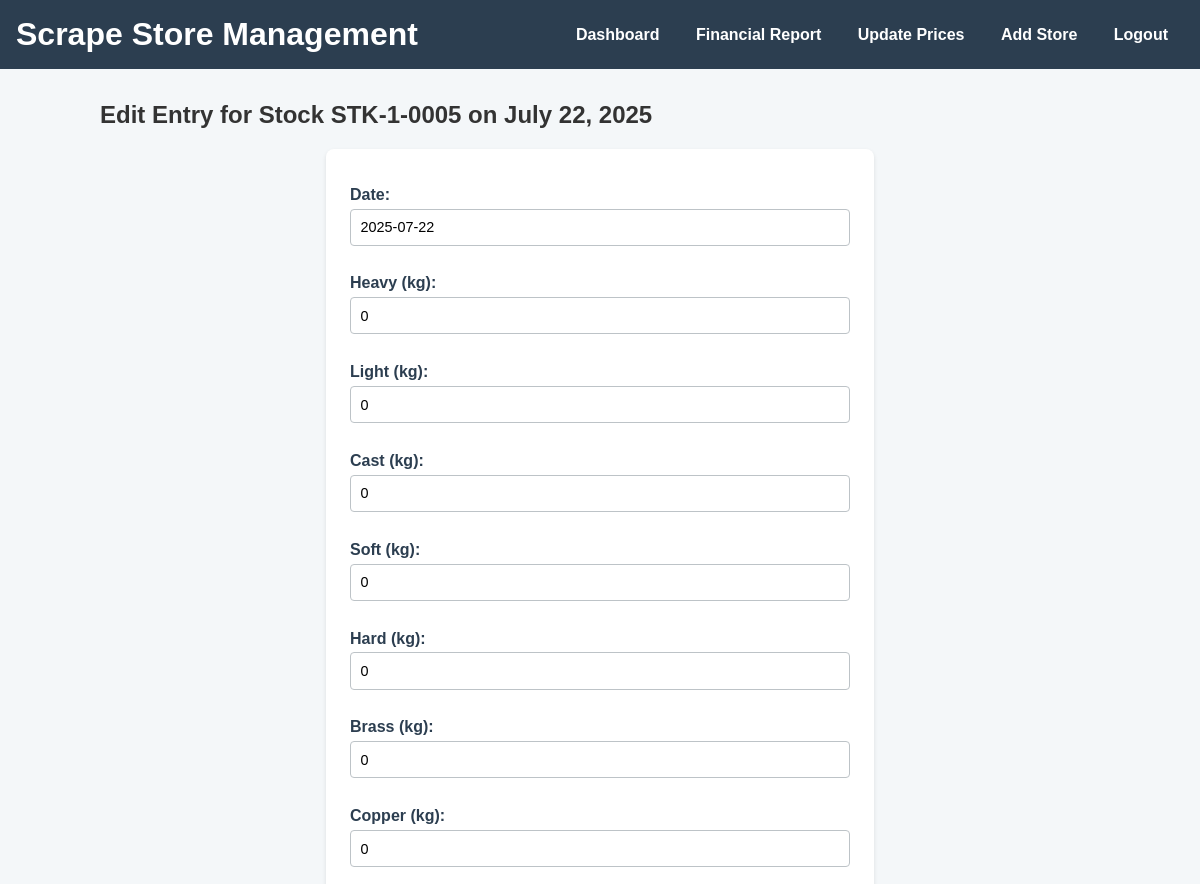
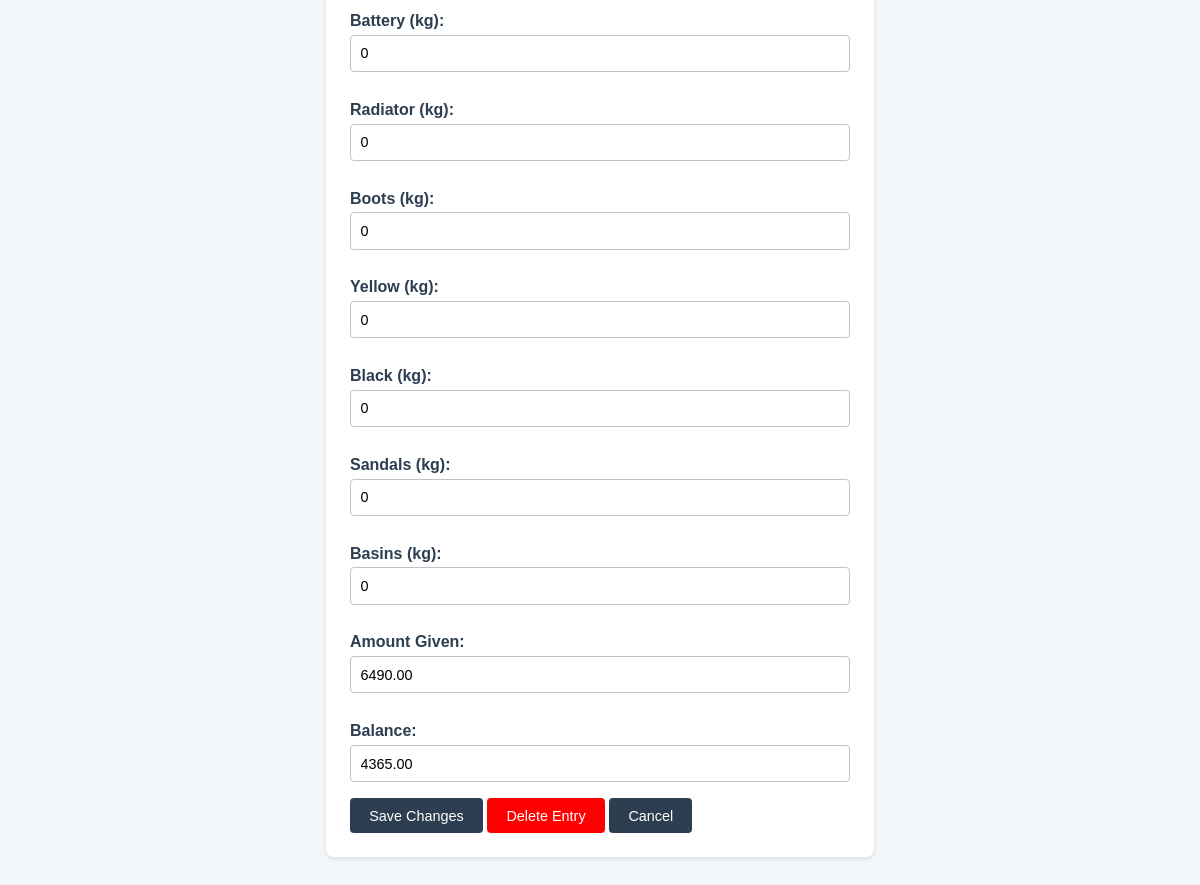
/edit-entry/77/ (signed in), run on the app's committed database (2 pictures, top to bottom).
### core/models.py (models this page shows, shortened)
class Stock(models.Model):
    store = models.ForeignKey(Store, on_delete=models.CASCADE, related_name='stocks')
    stock_number = models.CharField(max_length=20, unique=True, blank=True)
    created_date = models.DateTimeField(auto_now_add=True)
    is_active = models.BooleanField(default=True)

class StockEntry(models.Model):
    stock = models.ForeignKey(Stock, on_delete=models.CASCADE, related_name='entries')
    date = models.DateField()
    weights = models.JSONField(default=dict)
    amount_given = models.DecimalField(max_digits=10, decimal_places=2, default=0)
    entered_amount_given = models.DecimalField(max_digits=10, decimal_places=2, default=0)
    balance = models.DecimalField(max_digits=10, decimal_places=2, default=0)
    amount_used = models.DecimalField(max_digits=10, decimal_places=2, default=0)
    class Meta:
        unique_together = ['stock', 'date']

### core/views.py (the view)
# urls.py: path('edit-entry/<int:entry_id>/', views.edit_entry, name='edit_entry'),
@login_required
def edit_entry(request, entry_id):
    entry = get_object_or_404(StockEntry, id=entry_id, stock__store__owner=request.user)
    if request.method == 'POST':
        if 'delete' in request.POST:
            store_id = entry.stock.store.id
            stock = entry.stock
            deleted_date = entry.date
            entry.delete()
            subsequent_entries = StockEntry.objects.filter(stock=stock, date__gt=deleted_date).order_by('date')
            previous_entry = StockEntry.objects.filter(stock=stock, date__lt=deleted_date).order_by('-date').first()
            previous_balance = float(previous_entry.balance) if previous_entry else 0
            for sub_entry in subsequent_entries:
                sub_entry.amount_given = float(sub_entry.entered_amount_given) + previous_balance
                sub_entry.amount_used = float(sub_entry.amount_given) - float(sub_entry.balance)
                if sub_entry.amount_used < 0:
                    sub_entry.amount_used = 0
                    sub_entry.balance = float(sub_entry.amount_given)
                sub_entry.save()
                previous_balance = float(sub_entry.balance)
            return redirect('store_detail', store_id=store_id)
        form = StockEntryEditForm(request.POST, instance=entry)
        if form.is_valid():
            form.save()
            stock = entry.stock
            edited_date = entry.date
            subsequent_entries = StockEntry.objects.filter(stock=stock, date__gt=edited_date).order_by('date')
            previous_balance = float(entry.balance)
            for sub_entry in subsequent_entries:
                sub_entry.amount_given = float(sub_entry.entered_amount_given) + previous_balance
                sub_entry.amount_used = float(sub_entry.amount_given) - float(sub_entry.balance)
                if sub_entry.amount_used < 0:
                    sub_entry.amount_used = 0
                    sub_entry.balance = float(sub_entry.amount_given)
                sub_entry.save()
                previous_balance = float(sub_entry.balance)
            return redirect('store_detail', store_id=entry.stock.store.id)
    else:
        form = StockEntryEditForm(instance=entry)
    context = {
        'form': form,
        'stock': entry.stock,
        'scrap_types': SCRAP_TYPES,
        'entry': entry,
    }
    return render(request, 'core/edit_entry.html', context)

### core/forms.py (shortened to what this page needs)
class StockEntryEditForm(forms.ModelForm):
    class Meta:
        model = StockEntry
        fields = ['date', 'entered_amount_given', 'balance']
    def __init__(self, *args, **kwargs):
        super().__init__(*args, **kwargs)
        self.fields['entered_amount_given'].label = "Amount Given"
        self.fields['entered_amount_given'].required = True
        self.fields['balance'].required = True
        for scrap_type, label in SCRAP_TYPES:
            self.fields[scrap_type] = forms.FloatField(
                label=label,
                required=False,
                initial=lambda s, t=scrap_type: s.instance.weights.get(t, 0)
            )

### core/templatetags/dict_tags.py (called while the page is built)
@register.filter
def dict_get(dictionary, key):
    return dictionary.get(key)

### core/templates/core/edit_entry.html (shortened to what this page needs)
{% extends 'core/base.html' %}
{% load dict_tags %}
{% block content %}
    <h2>Edit Entry for Stock {{ stock.stock_number }} on {{ entry.date }}</h2>
    <form method="post">
        {{ form.date.label_tag }} {{ form.date }}
        {% for scrap_type, label in scrap_types %}
            <label for="id_{{ scrap_type }}">{{ label }} (kg):</label>
            <input type="number" step="0.1" name="{{ scrap_type }}" id="id_{{ scrap_type }}" value="{{ form.initial|dict_get:scrap_type|default:0 }}" required>
        {% endfor %}
        {{ form.entered_amount_given.label_tag }} {{ form.entered_amount_given }}
        {{ form.balance.label_tag }} {{ form.balance }}
        <button type="submit">Save Changes</button>
        <button type="submit" name="delete" value="delete" style="background-color: red; color: white;">Delete Entry</button>
        <a href="{% url 'store_detail' stock.store.id %}" class="btn">Cancel</a>
    </form>
{% endblock %}

### static/core/css/styles.css (style rules this page uses)
body { font-family: 'Arial', sans-serif; margin: 0; padding: 0; background-color: #f4f7f9; color: #333; overflow-x: hidden; }
button, .btn { background-color: #2c3e50; color: white; padding: 0.6rem 1.2rem; border: none; border-radius: 4px; cursor: pointer; text-decoration: none; display: inline-block; font-size: 0.9em; }
form { background-color: white; padding: 1.5rem; border-radius: 8px; box-shadow: 0 2px 4px rgba(0,0,0,0.1); max-width: 500px; margin: 0 auto; }
form label { display: block; margin: 0.8rem 0 0.3rem; color: #2c3e50; font-weight: bold; }
form input, form select { width: 100%; padding: 0.6rem; margin-bottom: 1rem; border: 1px solid #bdc3c7; border-radius: 4px; box-sizing: border-box; font-size: 0.9em; }
form input[type="number"] { appearance: textfield; -moz-appearance: textfield; }

### data on the page
Stock: stock_number "STK-1-0005"
StockEntry: date "July 22, 2025", date "2025-07-22", entered_amount_given "6490.00", balance "4365.00"

### other printed values
{{ label }} "Heavy" "Light" "Cast" "Soft" "Hard" "Brass" "Copper" "Battery" "Radiator" "Boots" "Yellow" "Black" "Sandals" "Basins"
